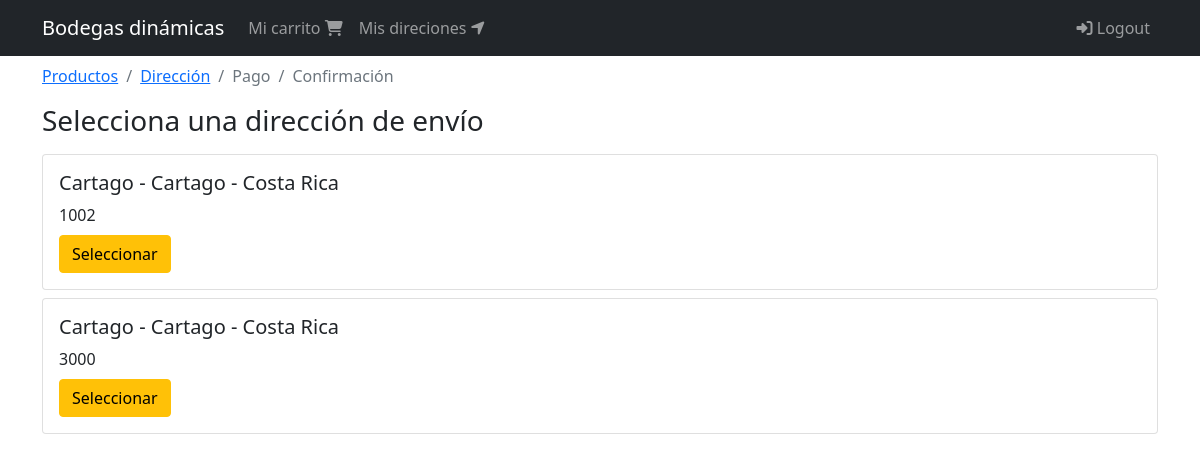
Page /orden/seleccionar/direccion (signed in) on the earlier database version.
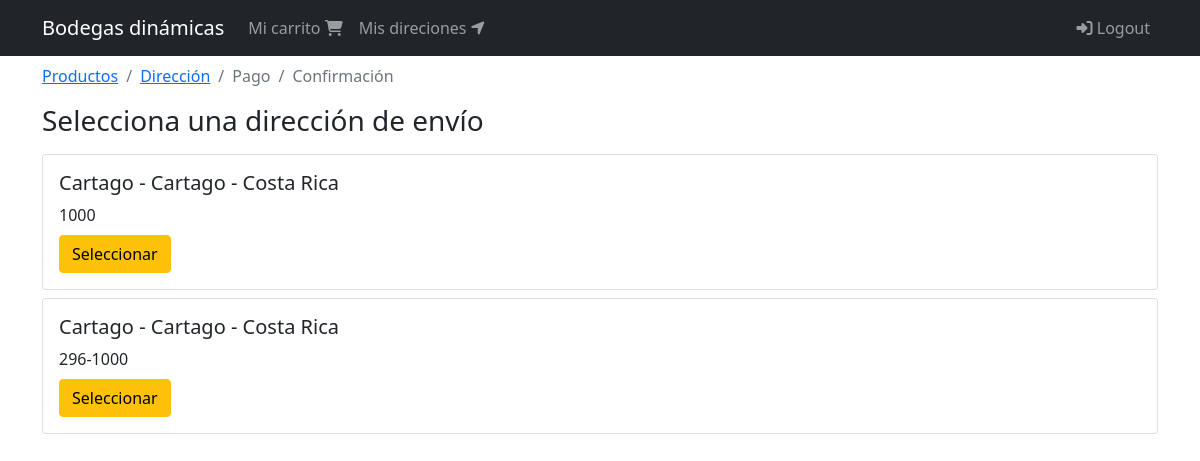
Same page on the later database version.
### shipping_addresses/models.py (models this page shows, shortened)
class ShippingAddress(models.Model):
  user = models.ForeignKey(User, null=False, blank=False, on_delete=models.CASCADE )
  line1 = models.CharField(max_length=200)
  line2 = models.CharField(max_length=200, blank=True)
  city = models.CharField(max_length=100)
  state = models.CharField(max_length=100)
  country = models.CharField(max_length=50)
  reference = models.CharField(max_length=300)
  postal_code = models.CharField(max_length=20, null=False, blank=False)
  default = models.BooleanField(default=False)
  created_at = models.DateTimeField(auto_now_add=True)
  @property
  def address(self):
    return '{} - {} - {}'.format(self.city, self.state, self.country)

### orders/views.py (the view)
# urls.py: path('seleccionar/direccion', views.select_address, name='select_address'),
@login_required(login_url='login')
def select_address(request):
    shipping_addresses = request.user.shippingaddress_set.all()
    return render(request, 'orders/select_address.html', {
      'breadcrumb':breadcrumb(address=True),
      'shipping_addresses':shipping_addresses
    })

### orders/utils.py (called while the page is built)
def breadcrumb(products=True, address=False, payment=False, confirmation=False):
  return [
    {'title':'Productos', 'active':products, 'url': reverse('orders:order') },
    {'title':'Dirección', 'active':address, 'url': reverse('orders:address') },
    {'title':'Pago', 'active':payment, 'url': reverse('orders:order') },
    {'title':'Confirmación', 'active':confirmation, 'url': reverse('orders:order') },
  ]

### orders/templates/orders/select_address.html
{% extends 'base.html' %}
{% block breadcrumb %}
  {% include 'orders/snippets/breadcrumb.html' %}
{% endblock %}
{% block content %}
  <div class="col">
    <div class="h3">Selecciona una dirección de envío</div>
  </div>
  <div class="mt-2">
    {% for shipping_address in shipping_addresses %}
    <div class="card mb-2">
      <div class="card-body">
        <h5 class="card-title">{{ shipping_address.address }}</h5>
        <p class="card-title">{{ shipping_address.postal_code }}</p>
        <a href="{% url 'orders:check_address' shipping_address.pk %}" class="btn btn-warning">
          Seleccionar
        </a>
      </div>
    </div>
    {% endfor %}
  </div>
{% endblock %}

Differences in the rows shown:
removed ShippingAddress: address "Cartago - Cartago - Costa Rica", postal_code "1002"
removed ShippingAddress: address "Cartago - Cartago - Costa Rica", postal_code "3000"
added ShippingAddress: address "Cartago - Cartago - Costa Rica", postal_code "1000"
added ShippingAddress: address "Cartago - Cartago - Costa Rica", postal_code "296-1000"
